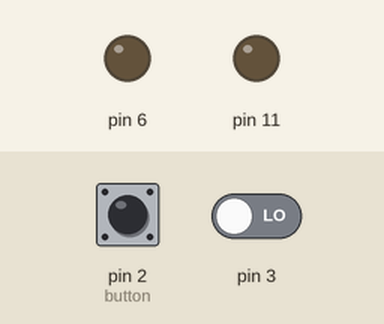
This sketch was run on a simulated Arduino Uno, built with avr-gcc and run on an emulated ATmega328P. Shown: output pins drawn as LEDs (lit = HIGH). The test bench sets the inputs (shaded band); at power-on: pin 2 (button) LOW, pin 3 LOW. Pins used as bus, display or sensor lines are not drawn; what the sketch prints to the serial monitor is not drawn.

Above: at 5.0 s.
5.1 s: pin 2 (button) pulled HIGH for 0.15 s
At 5.15 s:
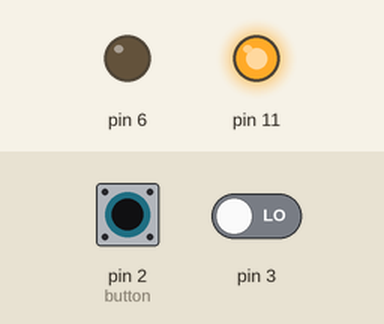
6.7 s: pin 3 driven HIGH
At 8.1 s:
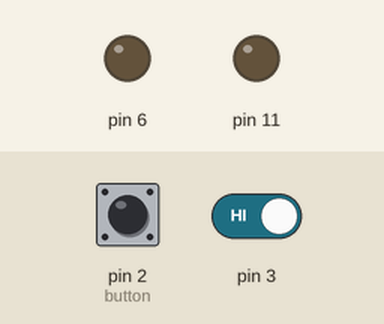
Timing chart, 0 to 9.7 s (numbered marks = the images above; inputs shaded):
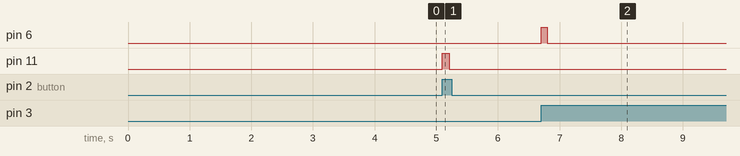

The sketch:

Task3.ino
```cpp
#include <avr/io.h> //for tinker cad
//#include <avr/iom328p.h> //for VS code
#include <avr/interrupt.h>

//global variable
volatile uint32_t enterTime[10] = {0, 0, 0, 0, 0, 0, 0, 0, 0, 0};   //store the LB1 brached time of up to 10 vehicles
volatile float elapsedTime = 0;                                  //time different between LB1 and LB2 breach
volatile uint8_t vehicleEnterCounter = 0;                           //record the vacant index in enterTime to store the enter time of next LB1 breached
volatile uint8_t vehicleExitCounter = 0;                            // record the index in enterTime of the the enter time of the next LB2 breached vehicle
volatile uint8_t vehicleEnterCounterOverflowFlag = 0;               //The flag will be raised when vehicleEnterCounter overflow, and will be cleared when vehicleExitCounter overflow
volatile uint8_t timer0OverflowCounter = 0;                         //record number of time timer0 has been overflowed for calculation of the enterTime of each vehicle, as well as time elapsed since LB1 breach
volatile uint8_t LB1BlinkCounter = 0, LB2BlinkCounter = 0;          //The flashing of LEDs on light beam breach
volatile uint16_t speedKMH = 0;                                     //the speed in Km/H of the last vehicle breached LB2

//simulate LB1
//INT0, IO dirven interrupt on pin 2
//function: record the enter time of each veicle into enterTime arry
//  and trigger red LED ON to indicated LB1 has been breached
ISR(INT0_vect) {

  cli(); //diable all interrupt

  enterTime[vehicleEnterCounter] = TCNT0 + timer0OverflowCounter * 256; //record entrer time upon LB1 breach

  //update vehicleEnterCounterOverflowFlag as vehicleEnterCounter overflow
  if (vehicleEnterCounter == 9) {
    vehicleEnterCounterOverflowFlag = 1;
  }

  vehicleEnterCounter = (++vehicleEnterCounter) % 10; //update vacant index in enterTime for next LB1 breach

  PORTB |= (1 << PORTB3); //turn ON red LED
  LB1BlinkCounter = 6; //LED stay on for 100ms

  sei(); //enable all interrupts

}

//Simulate LB2
//INT1 IO dirven interrupt on pin 3
//function: calculate the speed of the vehicle, trigger green LED on LB2 breach, and update PWM duty cycle based on speed of the vehicle
ISR(INT1_vect) {


  cli();//diable all interrupt

  //filter false trigger of LB2
  //if LB1 has been breached as many times as LB2, it will be determined as a flase breached
  if ((vehicleEnterCounterOverflowFlag * 10 + vehicleEnterCounter) >= (vehicleExitCounter + 1)) {

    //calculate the average speed of the veicle been LB1 and LB2 breach
    uint32_t currentTime = TCNT0 + timer0OverflowCounter * 256;
    elapsedTime = (currentTime - enterTime[vehicleExitCounter]) * 1024.0 / 16000000; //calculate the elsaped time between LB1 and LB2 breach
    speedKMH = ((20 / elapsedTime) * 3.6);                                           //calculate speed of the vehicle in Km/h

    //clear vehicleEnterCounterOverflowFlag upon vehicleExitCounter overflow
    if (vehicleExitCounter == 9) {
      vehicleEnterCounterOverflowFlag = 0;
    }

    vehicleExitCounter = (++vehicleExitCounter) % 10; //update index of the vehicle enter time of next LB2 breach


    //update the duty cycle of the PWM out on OC1A (pin 9)
    if (speedKMH > 100) {
      speedKMH = 100;
    }
    OCR1A = (speedKMH / 100.0) * 62500;
    TCNT1 = 0; //reset timer/counter1;


    PORTD |= (1 << PORTD6);   //turn ON green LED
    LB2BlinkCounter = 6;      //LED stay on for 100ms

    //Serial.print(speedKMH);
    //Serial.print("\n");

    sei(); //enable all interrupts
  }
}

//Timer 0 CTC interrupt
//Function: record number of times Timer 0 overflowed, and turn off green adn red LED after it's been on for 100ms
ISR(TIMER0_COMPA_vect) {

  //update overflow counter for timer 0
  timer0OverflowCounter++;

  //turn on green LED when counter is cleared to 0
  if (LB2BlinkCounter != 0) {
    LB2BlinkCounter--;
  } else {
    PORTD &= ~(1 << PORTD6); //turn off green LED
  }

  if (LB1BlinkCounter != 0) {
    LB1BlinkCounter--;
  } else {
    PORTB &= ~(1 << PORTB3); //turn off green LED
  }

}


int main(void) {
  cli();
  //setup Pins
  DDRB |= (1 << DDB1) | (1 << DDB3); //Output pin: PWM out put(pin 9) | RED LED - flash on LB1 breach(pin 11)
  DDRD |= (1 << DDD6); //Output pin: GREEN LED - flash on LB2 breach (pin 6)
  DDRD &= ~(1 << DDD2) & ~(1 << DDD3); //Input Pin: button for IO driven interuppt. INT0 is for LB1 (pin 2) | INT1 is for LB2 (pin 3)

  //INT0 (pin 2) IO driven interrupt, trigger on rising edge, correspond to LB1
  EICRA |= (1 << ISC01) | (1 << ISC00); //trigger on rising edge
  EIMSK |= (1 << INT1);                 //enable INT1 interrupt mask

  //INT1 (pin 3) IO driven interrput, trigger on rising edge, correspond to LB2
  EICRA |= (1 << ISC11) | (1 << ISC10); //trigger on rising edge
  EIMSK |= (1 << INT0);                 //enable INT0 interrupt mask

  //timer/counter 0 CTC to flash green and red LED, and used to calculate Light beam brached time of a vehicle
  TCCR0A |= (1 << WGM01);               //enable CTC mode
  TCCR0B |= (1 << CS02) | (1 << CS00);  //1024 prescaler
  TIMSK0 |= (1 << OCIE0A);              //enable interrupt on compare match OCR0A
  TCNT0 = 0;                            //initilise timer/counter0 to 0
  OCR0A = 255;                          //set TOP to 255

  //timer/counter 1 fast PWM mode for output using on OC1A (pin 9)
  TCCR1A |= (1 << COM1A1);                  //fast PWM, clear OC1A on compare made with OCR1A, set OC1A at bottom
  TCCR1A |= (1 << WGM11);                   //set fast PWM mode with ICR1 as TOP
  TCCR1B |= (1 << WGM12) | (1 << WGM13);    //set fast PWM mode with ICR1 as TOP
  TCCR1B |= (1 << CS12);                    //set 256 prescaler
  OCR1A = 0;                                //default to compare match value to 0
  ICR1 = 62500;                             //set TOP to 62500, 1 sec
  TCNT1 = 0;                                //initilise timer/counter 1 to 0


  sei();

  Serial.begin(9600);
  Serial.print("hello world \n");

  while (1) {

    //reset timer0OverflowCounter if there are no vehicle between LB1 and LB2
    if (vehicleExitCounter == (vehicleEnterCounterOverflowFlag * 10 + vehicleEnterCounter)) {
      timer0OverflowCounter = 0;
    }

  }
}
```

Measured:
- after the input at 5.1 s, pin 11: LOW → HIGH at once, → LOW 0.11 s later
- after the input at 6.7 s, pin 6: LOW → HIGH at once, → LOW 0.10 s later
